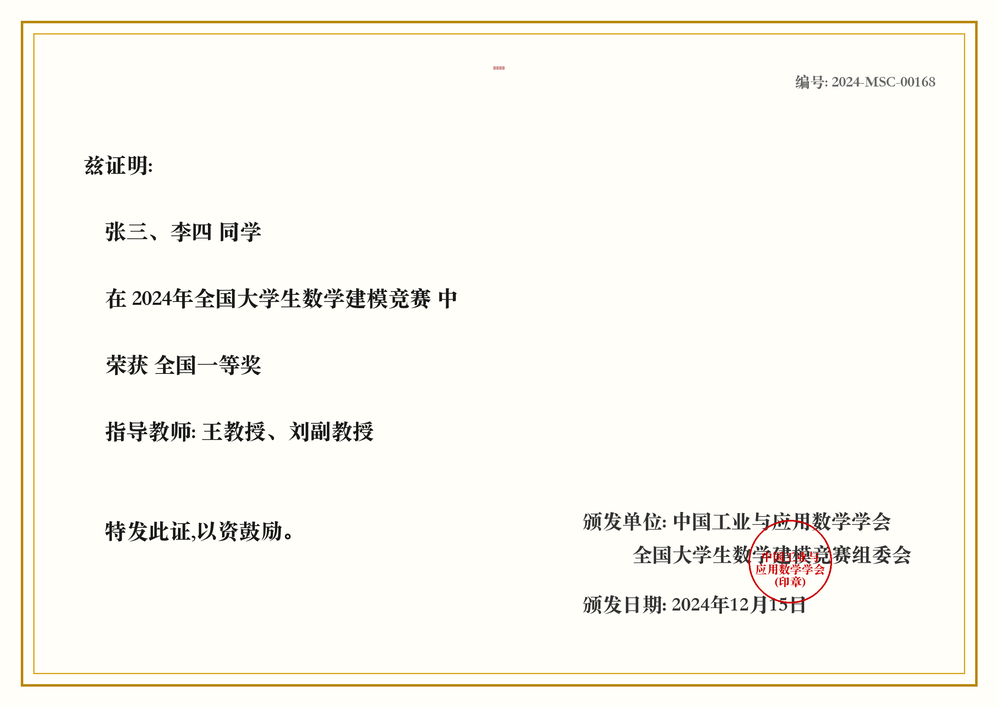
#> input picture frontend-admin/test-files/测试证书_数学建模竞赛一等奖.png, 998 x 707 px, shrunk from 2400 x 1700 before the run
$ python -i ocr_engine.py   (imports and definitions only)
#> lines starting #> are read from the running program, lines starting #| are printed output that depends on the picture
#> further down, picture is the input picture: shape (707, 998, 3); mean B, G, R 239.8, 247.6, 249.8
"""
OCR识别引擎模块
支持 PaddleOCR 和 Tesseract 双引擎，默认使用 PaddleOCR
"""
import logging
from pathlib import Path
from typing import List, Tuple, Optional

import cv2
import numpy as np
from PIL import Image

logger = logging.getLogger(__name__)


class OCREngine:
    """OCR识别引擎，封装 PaddleOCR"""

    def __init__(self, engine_type: str = "paddle", lang: str = "ch"):
#> called with engine_type = 'paddle', lang = 'ch'
        self.engine_type = engine_type
        self.lang = lang
        self._engine = None
        self._init_engine()
#> (the call stopped at in _init_engine, `self._engine = PaddleOCR( use_angle_cls=True, lang=self.lang, show_log..`: paddleocr is not available in this run)

    def _init_engine(self):
        """延迟初始化OCR引擎"""
        if self.engine_type == "paddle":
            try:
                from paddleocr import PaddleOCR
                self._engine = PaddleOCR(
                    use_angle_cls=True,
                    lang=self.lang,
                    show_log=False,
                    use_gpu=False,
                )
                logger.info("PaddleOCR 引擎初始化成功")
            except ImportError:
                logger.error("PaddleOCR 未安装，请执行: pip install paddleocr paddlepaddle")
                raise
        else:
            raise ValueError(f"不支持的OCR引擎类型: {self.engine_type}")

    # [45 lines left out: functions recognize, recognize_region, not called in this run]

    def _load_image(self, image_input) -> Optional[np.ndarray]:
        """统一加载图片为 numpy 数组"""
        if isinstance(image_input, np.ndarray):
            return image_input
        if isinstance(image_input, Image.Image):
            return cv2.cvtColor(np.array(image_input), cv2.COLOR_RGB2BGR)
        if isinstance(image_input, (str, Path)):
            path = str(image_input)
            img = cv2.imread(path)
            if img is None:
                img = cv2.imdecode(
                    np.fromfile(path, dtype=np.uint8), cv2.IMREAD_COLOR
                )
            return img
        return None

    # [19 lines left out: function _parse_results, not called in this run]

    def preprocess_image(self, image_input) -> np.ndarray:
        """图像预处理，提升识别率"""
        img = self._load_image(image_input)
        if img is None:
            raise ValueError("无法加载图片进行预处理")

        gray = cv2.cvtColor(img, cv2.COLOR_BGR2GRAY)
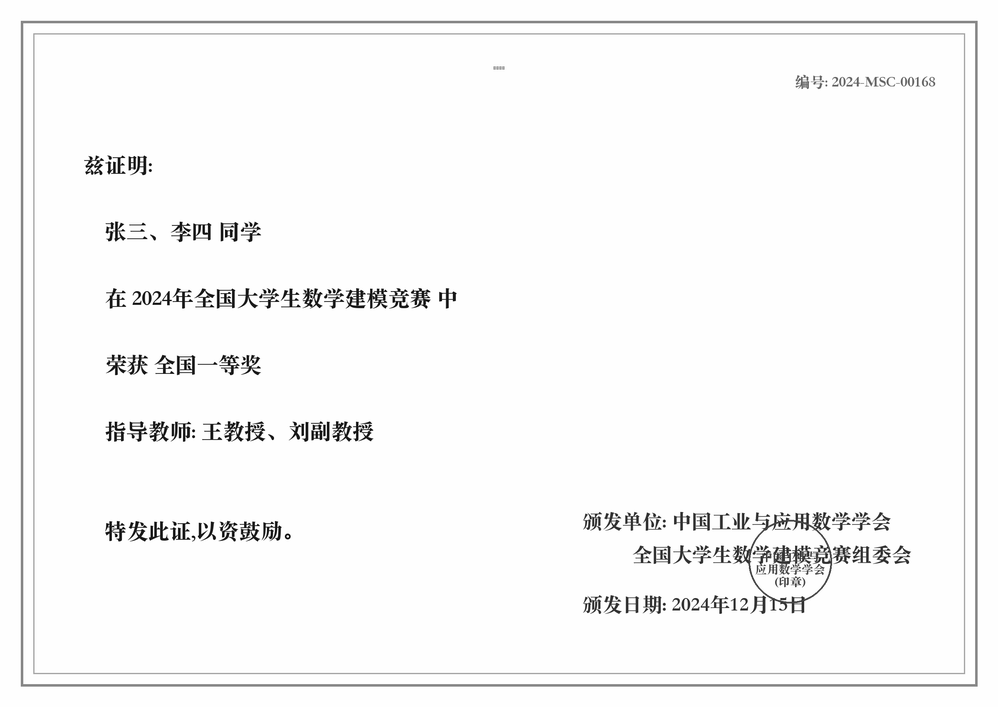
#> gray: shape (707, 998); min 0, max 255, mean 247.7
        denoised = cv2.fastNlMeansDenoising(gray, h=10)
        binary = cv2.adaptiveThreshold(
            denoised, 255, cv2.ADAPTIVE_THRESH_GAUSSIAN_C,
            cv2.THRESH_BINARY, 11, 2
        )
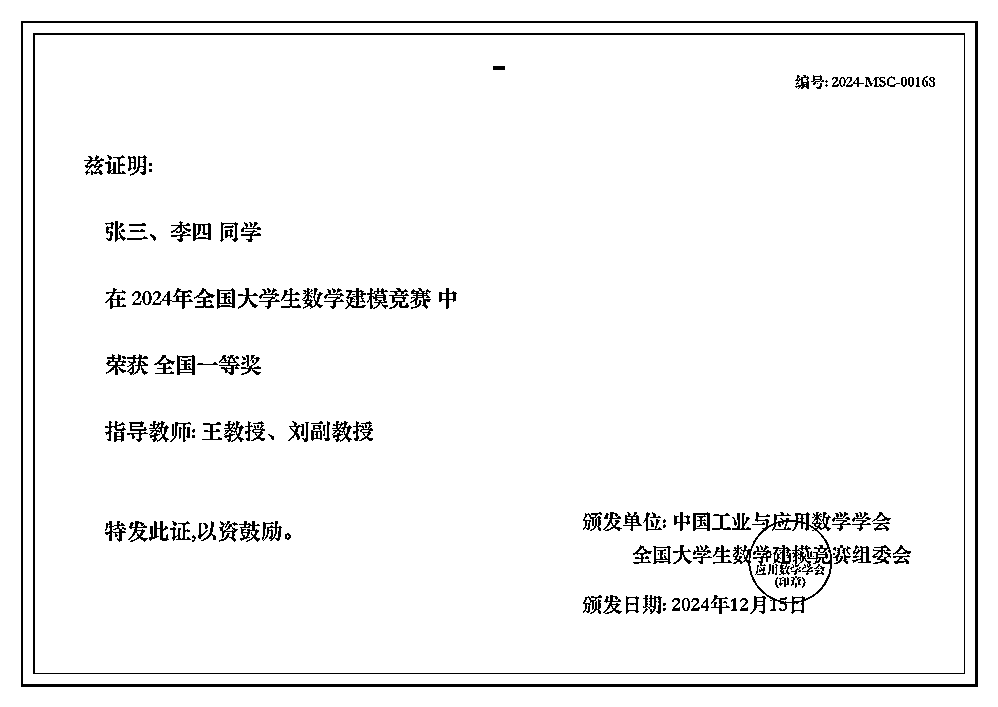
#> binary: shape (707, 998); 95.9% white; black in thin lines or dots
        kernel = np.ones((1, 1), np.uint8)
        processed = cv2.morphologyEx(binary, cv2.MORPH_CLOSE, kernel)
        result = cv2.cvtColor(processed, cv2.COLOR_GRAY2BGR)
#> result: shape (707, 998, 3); 95.9% white; black in thin lines or dots

        logger.debug("图像预处理完成")
        return result

>>> import cv2
>>> picture = cv2.imread('../../../frontend-admin/test-files/测试证书_数学建模竞赛一等奖.png')
>>> result = OCREngine().preprocess_image(picture)
